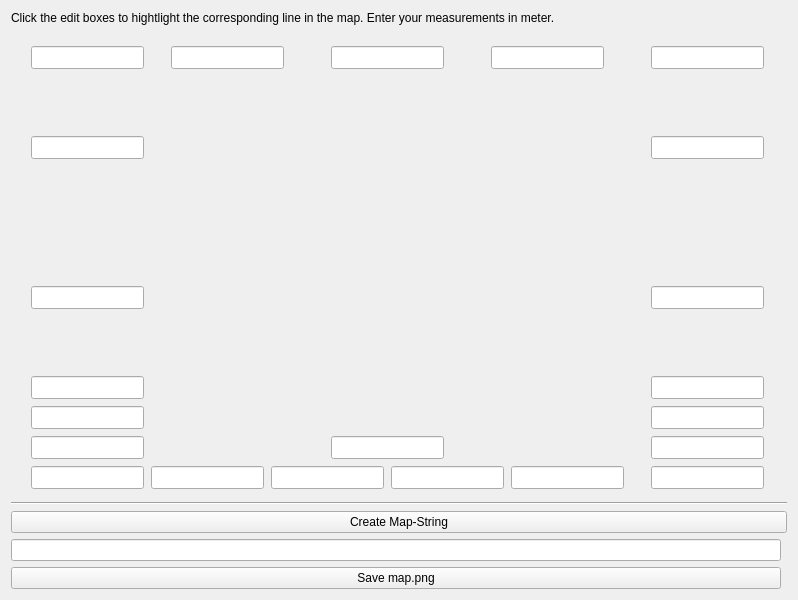
<?xml version="1.0" encoding="UTF-8"?>
<ui version="4.0">
 <class>Form</class>
 <widget class="QWidget" name="Form">
  <property name="geometry">
   <rect>
    <x>0</x>
    <y>0</y>
    <width>798</width>
    <height>600</height>
   </rect>
  </property>
  <property name="windowTitle">
   <string>Map Tool</string>
  </property>
  <layout class="QGridLayout" name="gridLayout">
   <item row="3" column="0" colspan="2">
    <widget class="Line" name="line">
     <property name="orientation">
      <enum>Qt::Horizontal</enum>
     </property>
    </widget>
   </item>
   <item row="0" column="0" colspan="2">
    <widget class="QLabel" name="label">
     <property name="sizePolicy">
      <sizepolicy hsizetype="Preferred" vsizetype="Maximum">
       <horstretch>0</horstretch>
       <verstretch>0</verstretch>
      </sizepolicy>
     </property>
     <property name="text">
      <string>Click the edit boxes to hightlight the corresponding line in the map. Enter your measurements in meter. </string>
     </property>
    </widget>
   </item>
   <item row="4" column="0" colspan="2">
    <widget class="QPushButton" name="createString">
     <property name="text">
      <string>Create Map-String</string>
     </property>
    </widget>
   </item>
   <item row="5" column="0">
    <widget class="QLineEditFocus" name="mapString"/>
   </item>
   <item row="6" column="0">
    <widget class="QPushButton" name="saveMap">
     <property name="text">
      <string>Save map.png</string>
     </property>
    </widget>
   </item>
   <item row="2" column="0">
    <widget class="QWidget" name="widget" native="true">
     <widget class="QLineEditFocus" name="width">
      <property name="geometry">
       <rect>
        <x>480</x>
        <y>15</y>
        <width>113</width>
        <height>23</height>
       </rect>
      </property>
     </widget>
     <widget class="QLineEditFocus" name="hole_top_right">
      <property name="geometry">
       <rect>
        <x>640</x>
        <y>105</y>
        <width>113</width>
        <height>23</height>
       </rect>
      </property>
      <property name="text">
       <string/>
      </property>
     </widget>
     <widget class="QLineEditFocus" name="hole_bottom_right">
      <property name="geometry">
       <rect>
        <x>640</x>
        <y>255</y>
        <width>113</width>
        <height>23</height>
       </rect>
      </property>
     </widget>
     <widget class="QLineEditFocus" name="middle_height">
      <property name="geometry">
       <rect>
        <x>320</x>
        <y>405</y>
        <width>113</width>
        <height>23</height>
       </rect>
      </property>
     </widget>
     <widget class="QLineEditFocus" name="height_left">
      <property name="geometry">
       <rect>
        <x>20</x>
        <y>15</y>
        <width>113</width>
        <height>23</height>
       </rect>
      </property>
     </widget>
     <widget class="QLineEditFocus" name="hole_top_left">
      <property name="geometry">
       <rect>
        <x>20</x>
        <y>105</y>
        <width>113</width>
        <height>23</height>
       </rect>
      </property>
     </widget>
     <widget class="QLineEditFocus" name="hole_bottom_left">
      <property name="geometry">
       <rect>
        <x>20</x>
        <y>255</y>
        <width>113</width>
        <height>23</height>
       </rect>
      </property>
     </widget>
     <widget class="QLabel" name="map">
      <property name="geometry">
       <rect>
        <x>140</x>
        <y>45</y>
        <width>481</width>
        <height>346</height>
       </rect>
      </property>
      <property name="text">
       <string/>
      </property>
      <property name="alignment">
       <set>Qt::AlignCenter</set>
      </property>
     </widget>
     <widget class="QLineEditFocus" name="hole_top">
      <property name="geometry">
       <rect>
        <x>320</x>
        <y>15</y>
        <width>113</width>
        <height>23</height>
       </rect>
      </property>
     </widget>
     <widget class="QLineEditFocus" name="hole_left_top">
      <property name="geometry">
       <rect>
        <x>160</x>
        <y>15</y>
        <width>113</width>
        <height>23</height>
       </rect>
      </property>
     </widget>
     <widget class="QLineEditFocus" name="middle_extent">
      <property name="geometry">
       <rect>
        <x>380</x>
        <y>435</y>
        <width>113</width>
        <height>23</height>
       </rect>
      </property>
     </widget>
     <widget class="QLineEditFocus" name="insert_top_left">
      <property name="geometry">
       <rect>
        <x>20</x>
        <y>345</y>
        <width>113</width>
        <height>23</height>
       </rect>
      </property>
     </widget>
     <widget class="QLineEditFocus" name="insert_top_right">
      <property name="geometry">
       <rect>
        <x>640</x>
        <y>345</y>
        <width>113</width>
        <height>23</height>
       </rect>
      </property>
     </widget>
     <widget class="QLineEditFocus" name="insert_left_height">
      <property name="geometry">
       <rect>
        <x>20</x>
        <y>375</y>
        <width>113</width>
        <height>23</height>
       </rect>
      </property>
     </widget>
     <widget class="QLineEditFocus" name="insert_right_height">
      <property name="geometry">
       <rect>
        <x>640</x>
        <y>375</y>
        <width>113</width>
        <height>23</height>
       </rect>
      </property>
     </widget>
     <widget class="QLineEditFocus" name="insert_left_height_wall">
      <property name="geometry">
       <rect>
        <x>20</x>
        <y>405</y>
        <width>113</width>
        <height>23</height>
       </rect>
      </property>
     </widget>
     <widget class="QLineEditFocus" name="insert_right_height_wall">
      <property name="geometry">
       <rect>
        <x>640</x>
        <y>405</y>
        <width>113</width>
        <height>23</height>
       </rect>
      </property>
     </widget>
     <widget class="QLineEditFocus" name="insert_left_hole">
      <property name="geometry">
       <rect>
        <x>20</x>
        <y>435</y>
        <width>113</width>
        <height>23</height>
       </rect>
      </property>
     </widget>
     <widget class="QLineEditFocus" name="insert_right_hole">
      <property name="geometry">
       <rect>
        <x>640</x>
        <y>435</y>
        <width>113</width>
        <height>23</height>
       </rect>
      </property>
     </widget>
     <widget class="QLineEditFocus" name="middle_hole_left">
      <property name="geometry">
       <rect>
        <x>260</x>
        <y>435</y>
        <width>113</width>
        <height>23</height>
       </rect>
      </property>
     </widget>
     <widget class="QLineEditFocus" name="height_right">
      <property name="geometry">
       <rect>
        <x>640</x>
        <y>15</y>
        <width>113</width>
        <height>23</height>
       </rect>
      </property>
     </widget>
     <widget class="QLineEditFocus" name="insert_left_width_wall">
      <property name="geometry">
       <rect>
        <x>140</x>
        <y>435</y>
        <width>113</width>
        <height>23</height>
       </rect>
      </property>
     </widget>
     <widget class="QLineEditFocus" name="insert_right_width_wall">
      <property name="geometry">
       <rect>
        <x>500</x>
        <y>435</y>
        <width>113</width>
        <height>23</height>
       </rect>
      </property>
     </widget>
    </widget>
   </item>
  </layout>
 </widget>
 <customwidgets>
  <customwidget>
   <class>QLineEditFocus</class>
   <extends>QLineEdit</extends>
   <header>qlineeditfocus.h</header>
  </customwidget>
 </customwidgets>
 <resources/>
 <connections/>
</ui>
